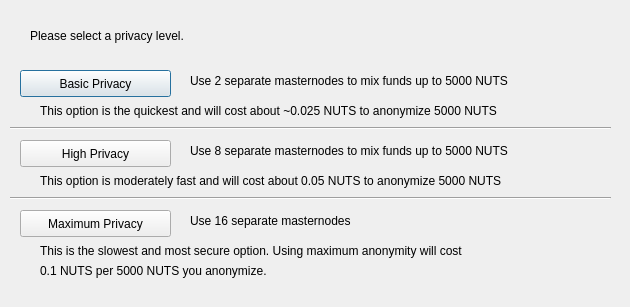
<?xml version="1.0" encoding="UTF-8"?>
<ui version="4.0">
 <class>ObfuscationConfig</class>
 <widget class="QDialog" name="ObfuscationConfig">
  <property name="geometry">
   <rect>
    <x>0</x>
    <y>0</y>
    <width>630</width>
    <height>307</height>
   </rect>
  </property>
  <property name="windowTitle">
   <string>Configure Obfuscation</string>
  </property>
  <widget class="QPushButton" name="buttonBasic">
   <property name="geometry">
    <rect>
     <x>20</x>
     <y>70</y>
     <width>151</width>
     <height>27</height>
    </rect>
   </property>
   <property name="text">
    <string>Basic Privacy</string>
   </property>
  </widget>
  <widget class="QPushButton" name="buttonHigh">
   <property name="geometry">
    <rect>
     <x>20</x>
     <y>140</y>
     <width>151</width>
     <height>27</height>
    </rect>
   </property>
   <property name="text">
    <string>High Privacy</string>
   </property>
  </widget>
  <widget class="QPushButton" name="buttonMax">
   <property name="geometry">
    <rect>
     <x>20</x>
     <y>210</y>
     <width>151</width>
     <height>27</height>
    </rect>
   </property>
   <property name="text">
    <string>Maximum Privacy</string>
   </property>
  </widget>
  <widget class="QLabel" name="label">
   <property name="geometry">
    <rect>
     <x>30</x>
     <y>20</y>
     <width>571</width>
     <height>31</height>
    </rect>
   </property>
   <property name="text">
    <string>Please select a privacy level.</string>
   </property>
  </widget>
  <widget class="QLabel" name="label_2">
   <property name="geometry">
    <rect>
     <x>190</x>
     <y>70</y>
     <width>421</width>
     <height>21</height>
    </rect>
   </property>
   <property name="text">
    <string>Use 2 separate masternodes to mix funds up to 5000 NUTS</string>
   </property>
  </widget>
  <widget class="QLabel" name="label_3">
   <property name="geometry">
    <rect>
     <x>190</x>
     <y>140</y>
     <width>411</width>
     <height>21</height>
    </rect>
   </property>
   <property name="text">
    <string>Use 8 separate masternodes to mix funds up to 5000 NUTS</string>
   </property>
  </widget>
  <widget class="QLabel" name="label_4">
   <property name="geometry">
    <rect>
     <x>190</x>
     <y>210</y>
     <width>421</width>
     <height>21</height>
    </rect>
   </property>
   <property name="text">
    <string>Use 16 separate masternodes</string>
   </property>
  </widget>
  <widget class="QLabel" name="label_6">
   <property name="geometry">
    <rect>
     <x>40</x>
     <y>100</y>
     <width>561</width>
     <height>21</height>
    </rect>
   </property>
   <property name="text">
    <string>This option is the quickest and will cost about ~0.025 NUTS to anonymize 5000 NUTS</string>
   </property>
  </widget>
  <widget class="QLabel" name="label_7">
   <property name="geometry">
    <rect>
     <x>40</x>
     <y>170</y>
     <width>561</width>
     <height>21</height>
    </rect>
   </property>
   <property name="text">
    <string>This option is moderately fast and will cost about 0.05 NUTS to anonymize 5000 NUTS</string>
   </property>
  </widget>
  <widget class="QLabel" name="label_8">
   <property name="geometry">
    <rect>
     <x>40</x>
     <y>240</y>
     <width>561</width>
     <height>21</height>
    </rect>
   </property>
   <property name="text">
    <string>This is the slowest and most secure option. Using maximum anonymity will cost</string>
   </property>
  </widget>
  <widget class="QLabel" name="label_9">
   <property name="geometry">
    <rect>
     <x>40</x>
     <y>260</y>
     <width>561</width>
     <height>21</height>
    </rect>
   </property>
   <property name="text">
    <string>0.1 NUTS per 5000 NUTS you anonymize.</string>
   </property>
  </widget>
  <widget class="Line" name="line">
   <property name="geometry">
    <rect>
     <x>10</x>
     <y>120</y>
     <width>601</width>
     <height>16</height>
    </rect>
   </property>
   <property name="orientation">
    <enum>Qt::Horizontal</enum>
   </property>
  </widget>
  <widget class="Line" name="line_2">
   <property name="geometry">
    <rect>
     <x>10</x>
     <y>190</y>
     <width>601</width>
     <height>16</height>
    </rect>
   </property>
   <property name="orientation">
    <enum>Qt::Horizontal</enum>
   </property>
  </widget>
 </widget>
 <resources/>
 <connections/>
</ui>
